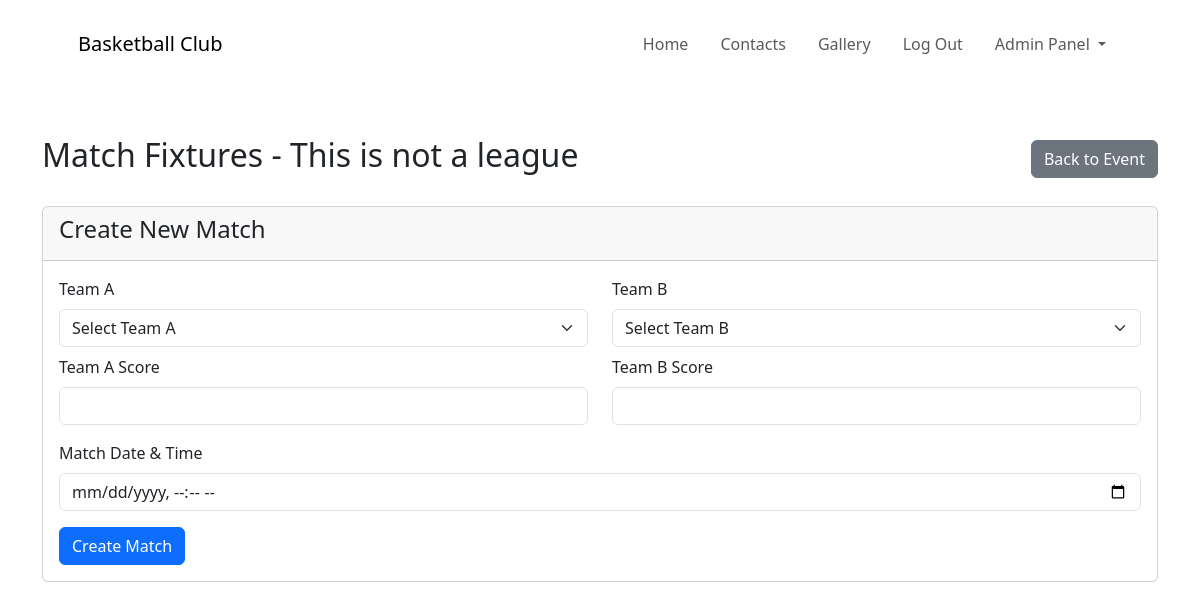
Before: /event/1/match-fixtures (signed in) with the older database file.
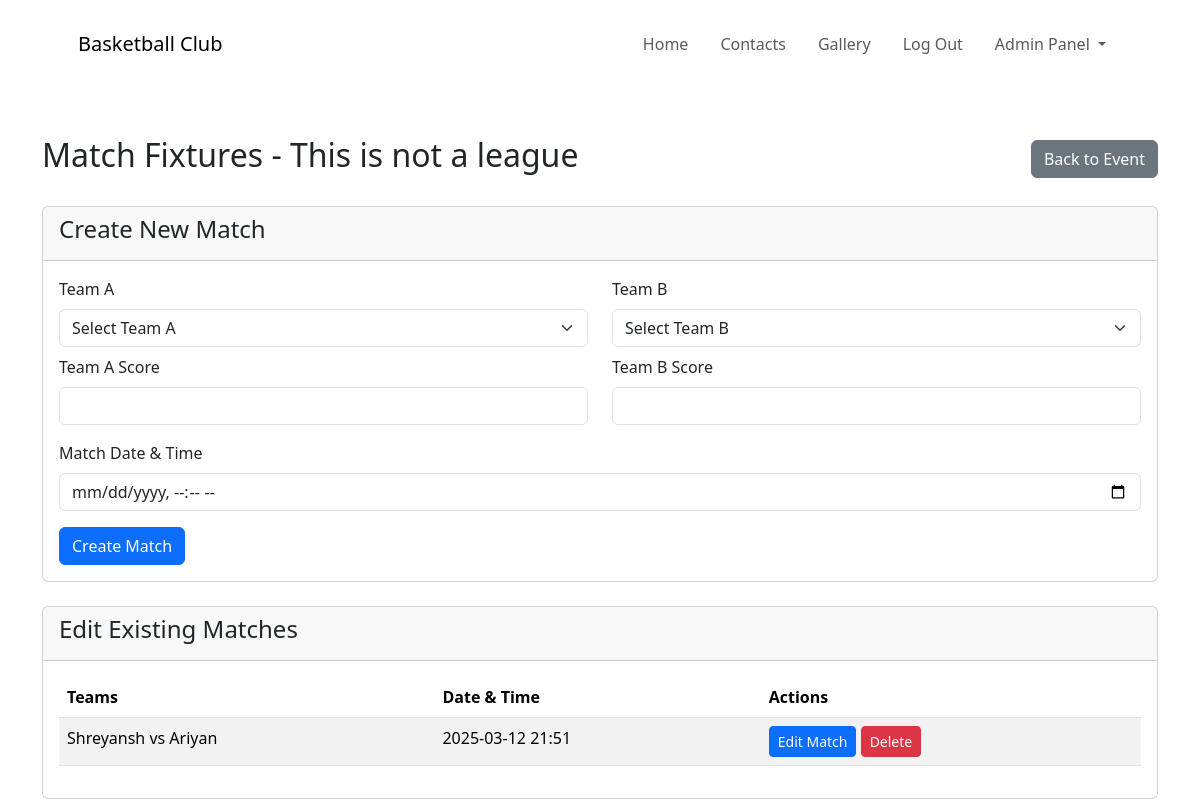
After: the same page with the newer database file.
### website/models.py (models this page shows)
class Match(db.Model):
    id = db.Column(db.Integer, primary_key=True)
    team_a_id = db.Column(db.Integer, db.ForeignKey('team.id'), nullable=False)
    team_b_id = db.Column(db.Integer, db.ForeignKey('team.id'), nullable=False)
    date_time = db.Column(db.DateTime, default=func.now())
    team_a_score = db.Column(db.Integer)
    team_b_score = db.Column(db.Integer)
    admin_id = db.Column(db.Integer, db.ForeignKey('admin.id'), nullable=False)
    event_id = db.Column(db.Integer, db.ForeignKey('event.id'), nullable=False)

class Team(db.Model):
    id = db.Column(db.Integer, primary_key=True)
    team_name = db.Column(db.String(100), nullable=False)
    captain_name = db.Column(db.String(100), nullable=False)
    event_id = db.Column(db.Integer, db.ForeignKey('event.id'), nullable=False)
    members = db.relationship('TeamMembers', backref='team', lazy=True, cascade='all, delete')
    matches_as_team_a = db.relationship('Match', foreign_keys='Match.team_a_id', backref='team_a', lazy=True)
    matches_as_team_b = db.relationship('Match', foreign_keys='Match.team_b_id', backref='team_b', lazy=True)
    admin_id = db.Column(db.Integer, db.ForeignKey('admin.id'), nullable=False)

### website/views.py (the view)
@views.route('/event/<int:event_id>/match-fixtures')
@login_required
def match_fixtures(event_id):
    event = Event.query.get_or_404(event_id)
    if event.admin_id != current_user.id:
        flash('You do not have permission to view these matches.', 'error')
        return redirect(url_for('add_event.event_page', event_id=event_id))
    teams = event.teams
    matches = event.matches
    return render_template('match_fixtures.html', event=event, teams=teams, matches=matches)

### website/__init__.py (called while the page is built)
@login_manager.user_loader
def load_user(user_id):
    from .models import Admin
    return Admin.query.get(int(user_id))

### website/templates/match_fixtures.html (shortened to what this page needs)
{% include "header.html" %}
{% block content %}
<div class="container mt-5">
    <div class="d-flex justify-content-between align-items-center mb-4">
        <h2>Match Fixtures - {{ event.title }}</h2>
        <a href="{{ url_for('add_event.event_page', event_id=event.id) }}" class="btn btn-secondary">Back to Event</a>
    </div>
    <div class="card mb-4">
        <div class="card-header">
            <h4>Create New Match</h4>
        </div>
        <div class="card-body">
            <form method="POST" action="{{ url_for('views.create_match') }}">
                <div class="row">
                    <div class="col-md-6 mb-3">
                        <label for="team_a" class="form-label">Team A</label>
                        <select class="form-select" id="team_a" name="team_a_id" required>
                            <option value="">Select Team A</option>
                        </select>
                        <div class="mt-2">
                            <label for="team_a_score" class="form-label">Team A Score</label>
                            <input type="number" class="form-control" id="team_a_score" name="team_a_score" min="0">
                        </div>
                    </div>
                    <div class="col-md-6 mb-3">
                        <label for="team_b" class="form-label">Team B</label>
                        <select class="form-select" id="team_b" name="team_b_id" required>
                            <option value="">Select Team B</option>
                        </select>
                        <div class="mt-2">
                            <label for="team_b_score" class="form-label">Team B Score</label>
                            <input type="number" class="form-control" id="team_b_score" name="team_b_score" min="0">
                        </div>
                    </div>
                </div>
                <div class="mb-3">
                    <label for="date_time" class="form-label">Match Date & Time</label>
                    <input type="datetime-local" class="form-control" id="date_time" name="date_time" required>
                </div>
                <button type="submit" class="btn btn-primary">Create Match</button>
            </form>
        </div>
    </div>
    {% if matches %}
    <div class="card">
        <div class="card-header">
            <h4>Edit Existing Matches</h4>
        </div>
        <div class="card-body">
            <div class="table-responsive">
                <table class="table table-striped">
                    <thead>
                        <tr>
                            <th>Teams</th>
                            <th>Date & Time</th>
                            <th>Actions</th>
                        </tr>
                    </thead>
                    <tbody>
                        {% for match in matches %}
                        <tr>
                            <td>{{ match.team_a.team_name }} vs {{ match.team_b.team_name }}</td>
                            <td>{{ match.date_time.strftime('%Y-%m-%d %H:%M') }}</td>
                            <td>
                                <button type="button" class="btn btn-sm btn-primary" data-bs-toggle="modal" data-bs-target="#editMatch{{ match.id }}">
                                    Edit Match
                                </button>
                                <form action="{{ url_for('views.delete_match', match_id=match.id) }}" method="POST" class="d-inline">
                                    <button type="submit" class="btn btn-sm btn-danger" onclick="return confirm('Are you sure you want to delete this match?')">Delete</button>
                                </form>
                            </td>
                        </tr>
                        {% endfor %}
                    </tbody>
                </table>
            </div>
        </div>
    </div>
    {% endif %}
</div>
{% endblock %}

Changed rows visible on the page:
added Match: team_a.team_name "Shreyansh", team_b.team_name "Ariyan", date_time "2025-03-12 21:51"
Other visible differences:
text now shown: "Edit Existing Matches Teams Date & Time Actions"
